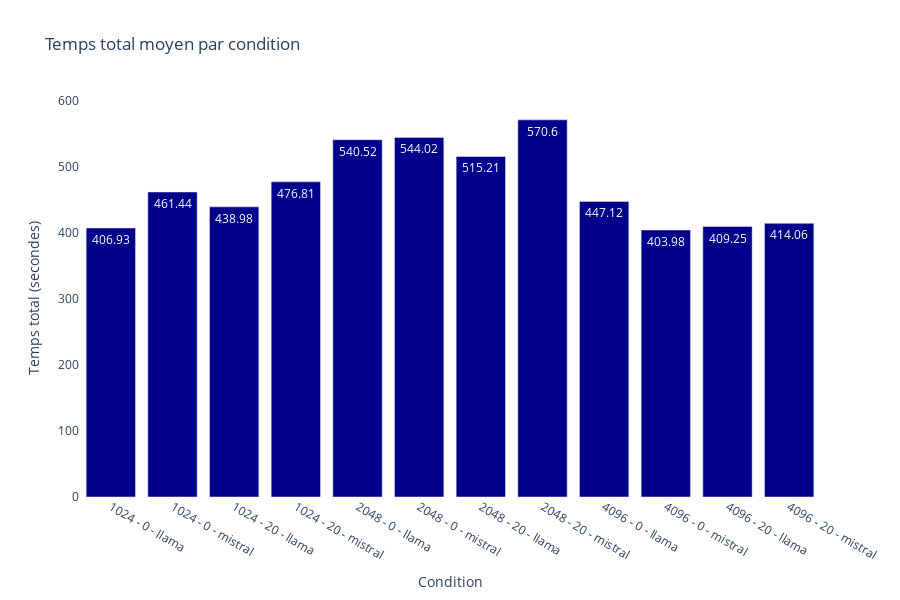

Notebook code for this chart:
### Code cell
df_time_by_condition = time_by_condition.reset_index()

fig = px.bar(
    df_time_by_condition, 
    x=condition_labels, 
    y='Temps total',
    labels={'Condition': 'Condition', 'Temps total': 'Temps total'},
    title='Temps total moyen par condition',
    text='Temps total',
    height=600,
    width=900,
    color_discrete_sequence=['darkblue']
)

fig.update_layout(
    xaxis_title='Condition',
    yaxis_title='Temps total (secondes)',
    plot_bgcolor='white',
    xaxis=dict(tickmode='linear')
)

fig.show()

### Figure 1 — Plotly figure (JSON) as saved in the notebook; plotly's stock layout.template omitted (floating-point values rounded to 4 significant figures)
{"data": [{"alignmentgroup": "True", "hovertemplate": "x=%{x}<br>Temps total=%{text}<extra></extra>", "legendgroup": "", "marker": {"color": "darkblue", "pattern": {"shape": ""}}, "name": "", "offsetgroup": "", "orientation": "v", "showlegend": false, "text": [406.9, 461.4, 439.0, 476.8, 540.5, 544.0, 515.2, 570.6, 447.1, 404.0, 409.2, 414.1], "textposition": "auto", "type": "bar", "x": ["1024 - 0 - llama", "1024 - 0 - mistral", "1024 - 20 - llama", "1024 - 20 - mistral", "2048 - 0 - llama", "2048 - 0 - mistral", "2048 - 20 - llama", "2048 - 20 - mistral", "4096 - 0 - llama", "4096 - 0 - mistral", "4096 - 20 - llama", "4096 - 20 - mistral"], "xaxis": "x", "y": [406.9, 461.4, 439.0, 476.8, 540.5, 544.0, 515.2, 570.6, 447.1, 404.0, 409.2, 414.1], "yaxis": "y"}], "layout": {"barmode": "relative", "height": 600, "legend": {"tracegroupgap": 0}, "plot_bgcolor": "white", "title": {"text": "Temps total moyen par condition"}, "width": 900, "xaxis": {"anchor": "y", "domain": [0, 1], "tickmode": "linear", "title": {"text": "Condition"}}, "yaxis": {"anchor": "x", "domain": [0, 1], "title": {"text": "Temps total (secondes)"}}}}
